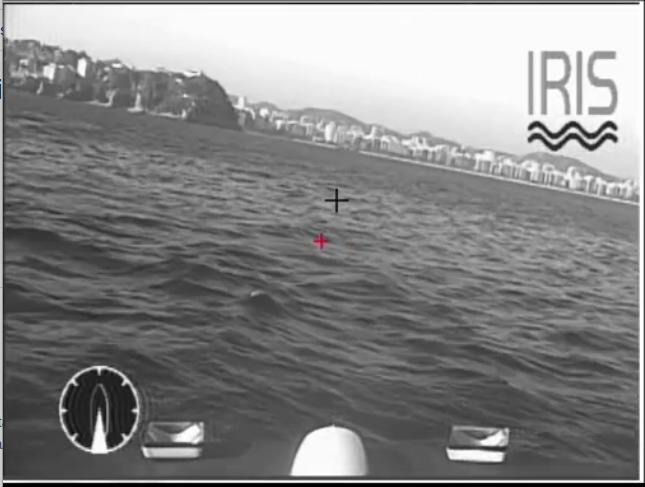
#> input picture legado/ship_show.jpg, 645 x 487 px
$ python teste_cv2.py
#> lines starting #> are read from the running program, lines starting #| are printed output that depends on the picture; after the words box and inside, x2 and y2 are one past the last pixel; in counts of white or black regions, pixels touching at a corner belong together
import cv2
import numpy as np

# Load the image
image = cv2.imread('ship_show.jpg')
#> image is the input picture: shape (487, 645, 3); mean B, G, R 134.9, 134.9, 134.9

# Get the image dimensions
image_height, image_width = image.shape[:2]
#> image_height = 487; image_width = 645

# Ship heading in degrees (example value)
ship_heading_degrees = 45.0

# Convert the ship heading to radians
ship_heading_radians = np.radians(ship_heading_degrees)

# Define the length and color of the heading indicator
indicator_length = min(image_width, image_height) * 0.4
#> indicator_length = 194.8
indicator_color = (0, 0, 255)  # Red

# Calculate the endpoint of the heading indicator
center_x = image_width // 2
#> center_x = 322
center_y = image_height // 2
#> center_y = 243
end_x = int(center_x + indicator_length * np.sin(ship_heading_radians))
#> end_x = 459
end_y = int(center_y - indicator_length * np.cos(ship_heading_radians))
#> end_y = 105

# Draw the heading indicator on the image
cv2.arrowedLine(image, (center_x, center_y), (end_x, end_y), indicator_color, thickness=2, tipLength=0.2)
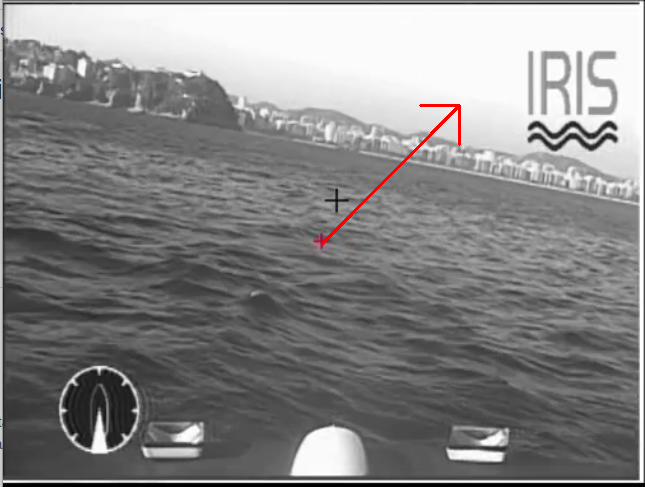
#> image: shape (487, 645, 3); 0.27% of pixels changed, all inside (x1, y1, x2, y2) = (321, 104, 461, 245)

# Display the image with the heading indicator
cv2.imshow('Image with Heading Indicator', image)
cv2.waitKey(0)
cv2.destroyAllWindows()
